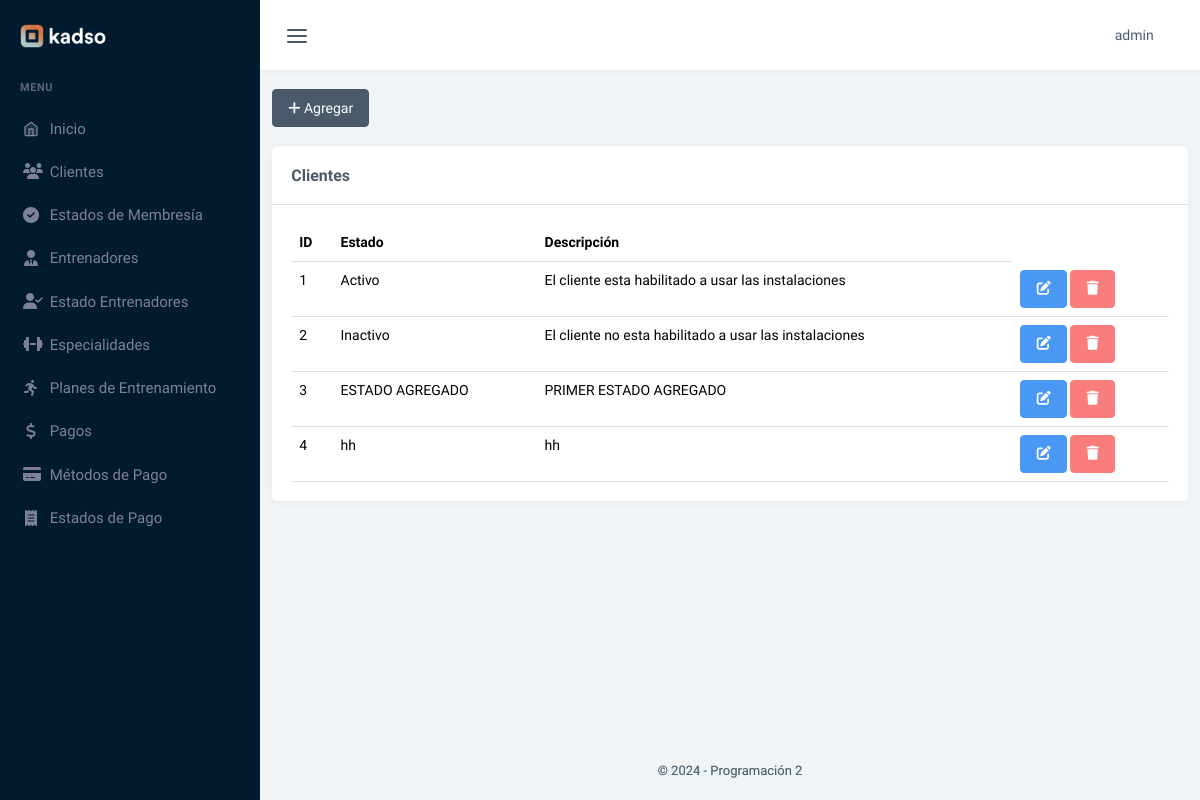
/estados_memb (signed in), run on an earlier commit of the app's database.
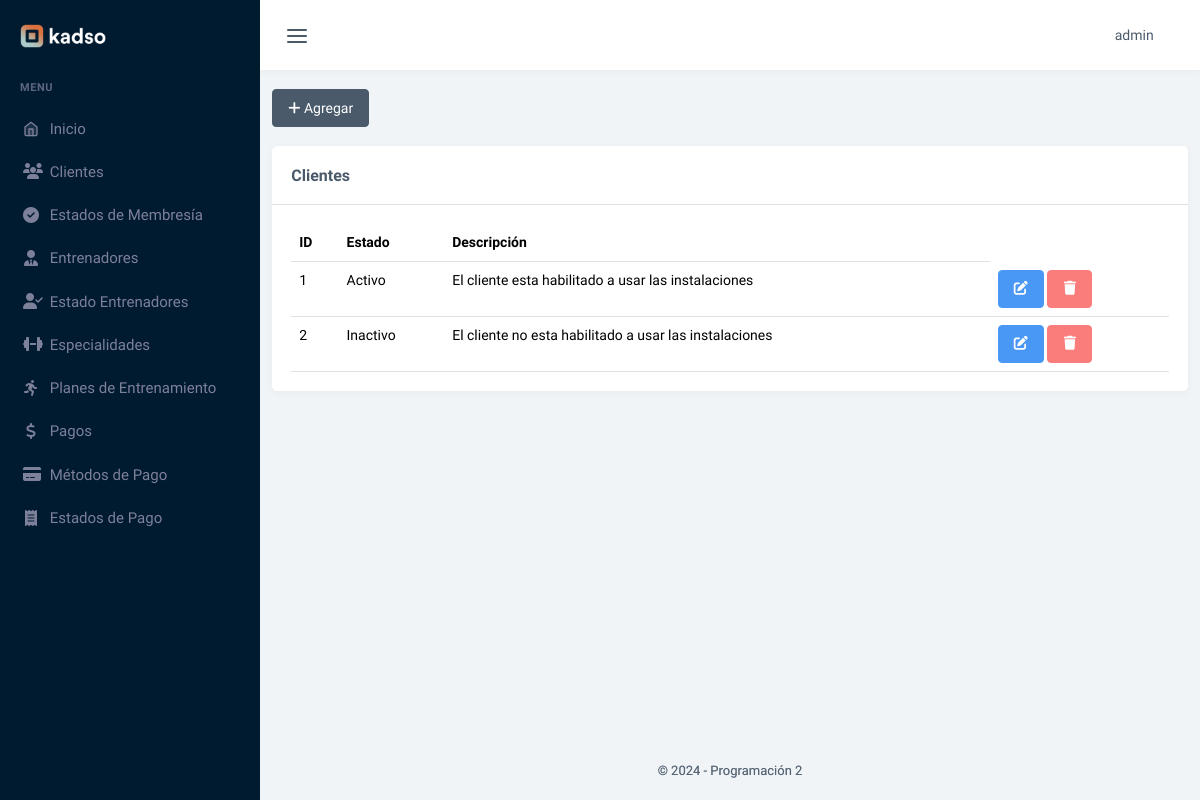
And on a later commit of the database.
### tables this page shows
CREATE TABLE `estados_membresias` (
  `id_estado_memb` int(11) NOT NULL,
  `estado_memb` varchar(20) NOT NULL,
  `desc_estado_memb` tinytext NOT NULL
);

### controladores/plantilla.controlador.php (called while the page is built, shortened)
<?php
class PlantillaControlador{
    public function verPlantilla(){
        include 'vistas/plantilla.php';
    }
}

### index.php (called while the page is built, shortened)
<?php
require 'controladores/plantilla.controlador.php';
require 'controladores/usuarios.controlador.php';
require 'modelos/clientes.modelo.php';
require 'controladores/estados_membresia.controlador.php';
require 'modelos/estados_membresia.modelo.php';
$plantilla = new PlantillaControlador();
$plantilla -> verPlantilla();

### controladores/estados_membresia.controlador.php (called while the page is built, shortened)
<?php
class ControladorEstadosMembresia
{
    static public function ctrMostrarEstados($item, $valor)
    {
        $tabla = "estados_membresias";
        $respuesta = ModeloEstadosMembresia::mdlMostrarEstados($tabla, $item, $valor);
        return $respuesta;
    }
}

### modelos/conexion.php (called while the page is built, shortened)
<?php
class Conexion
{
    static public function conectar()
    {
        try {
            $link = new PDO(
                "mysql:host=" . self::HOST . ";dbname=" . self::DBNAME,
                self::USER,
                self::PASSWORD
            );
            $link->exec("set names utf8");
            return $link;
        } catch (PDOException $e) {
            die("Error en la conexión a la base de datos: " . $e->getMessage());
        }
    }
}

### modelos/estados_membresia.modelo.php (called while the page is built, shortened)
<?php
require_once 'conexion.php';
class ModeloEstadosMembresia
{
    static public function mdlMostrarEstados($tabla, $item, $valor)
    {
        if ($item != null) {
            try {
                $stmt = Conexion::conectar()->prepare("SELECT * FROM $tabla WHERE $item = :$item");
                $stmt->bindParam(":" . $item, $valor, PDO::PARAM_INT);
                $stmt->execute();
                return $stmt->fetch(PDO::FETCH_ASSOC);
            } catch (Exception $e) {
                return "Error: " . $e->getMessage();
            }
        } else {
            try {
                $stmt = Conexion::conectar()->prepare("SELECT * FROM estados_membresias");
                $stmt->execute();
                return $stmt->fetchAll(PDO::FETCH_ASSOC);
            } catch (Exception $e) {
                return "Error: " . $e->getMessage();
            }
        }
    }
}

### vistas/modulos/estados_memb.php (the view, shortened to what this page needs)
<?php
$estados_memb = ControladorEstadosMembresia::ctrMostrarEstados(null, null);
?>
<div class="col-xl-12 mt-3">
    <a class="btn btn-dark" href="agregar_estado_memb"><i class="fas fa-plus"></i> Agregar</a>
    <?php
    if (count($estados_memb) > 0) {
    ?>
        <div class="card mt-3">
            <div class="card-header">
                <h1 class="card-title mb-0">Clientes</h1>
            </div>
            <div class="card-body">
                <div class="table-responsive">
                    <table class="table table-hover mb-0">
                        <thead>
                            <tr>
                                <th scope="col">ID</th>
                                <th scope="col">Estado</th>
                                <th scope="col">Descripción</th>
                            </tr>
                        </thead>
                        <tbody>
                            <?php foreach ($estados_memb as $key => $value) { ?>
                                <tr>
                                    <td><?php echo $value["id_estado_memb"]; ?></td>
                                    <td><?php echo $value["estado_memb"]; ?></td>
                                    <td><?php echo $value["desc_estado_memb"]; ?></td>
                                    <td>
                                        <a href="editar_estado_memb/<?php echo $value["id_estado_memb"]; ?>" class="btn btn-primary"><i class="fas fa-edit"></i></a>
                                        <button type="button" class="btn btn-danger btnEliminarEstadoMemb" id_estado_memb_eliminar="<?php echo $value["id_estado_memb"]; ?>"><i class="fas fa-trash"></i></button>
                                    </td>
                                </tr>
                            <?php } ?>
                        </tbody>
                    </table>
                </div>
            </div>
        </div>
    <?php
    } else {
    ?>
        <h3>No hay clientes disponibles</h3>
    <?php
    }
    ?>
</div>

What changed in the data, as far as the page shows it:
removed estados_membresias: id_estado_memb "3", estado_memb "ESTADO AGREGADO", desc_estado_memb "PRIMER ESTADO AGREGADO"
removed estados_membresias: id_estado_memb "4", estado_memb "hh", desc_estado_memb "hh"
